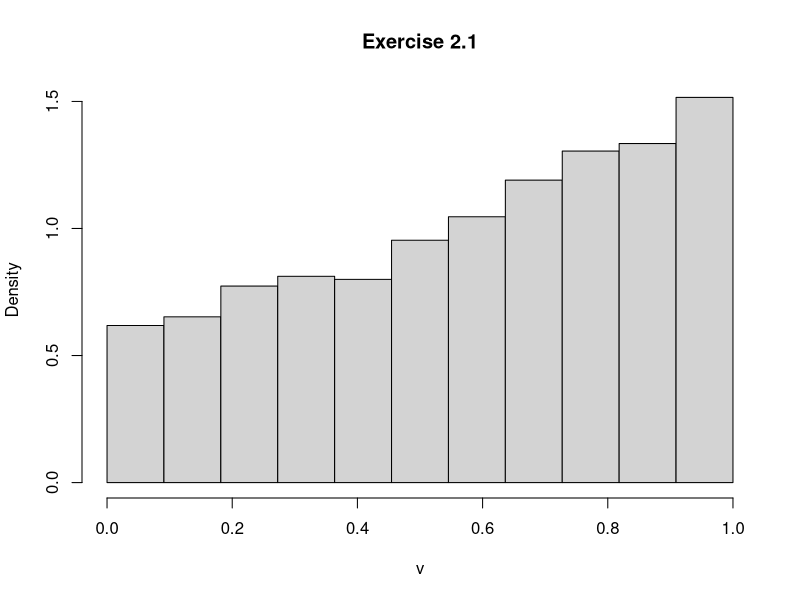

Write R code to recreate this figure. (Note: this script raises an error after producing the figure.)
#Eercise 2.1
m = 10000
u = runif(m)
v = numeric(m)
for (i in 1:m){
  b = function(x){ (exp(x)-1)/(exp(1)-1)-u[i] }
  v[i] = uniroot(f = b,lower = 0 ,upper = 1)$root
}
hist(v,breaks = seq(0,1,length.out = 12),freq = F ,main = "Exercise 2.1")

integrand <- function(x) { exp(x)/(exp(1)-1)}
integrate(integrand)
#Eercise 2.1
u = runif(1)
b = function(x){ (exp(x)-1)/(exp(1)-1) - u }
v = uniroot(f = b,lower = 0 ,upper = 1)$root
v
#Eercise 2.2
u = runif(1)
if(u<=1/4){
  b = function(x){ ((x*x)/4 - x +1) - u }
  v = uniroot(f = b,lower = 0 ,upper = 1/4)$root
}else{
  b = function(x){ ((-1*x*x)/12 + x -9/4) - u }
  v = uniroot(f = b,lower = 1/4 ,upper = 1)$root
}